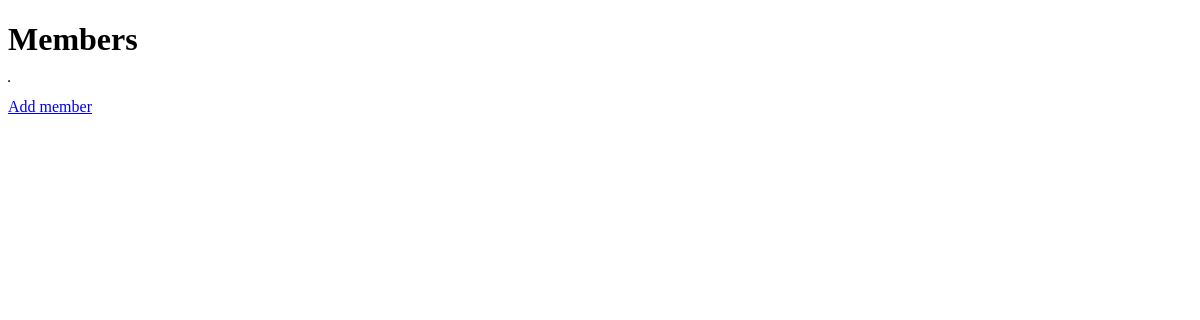
Page /members/ on the earlier database version.
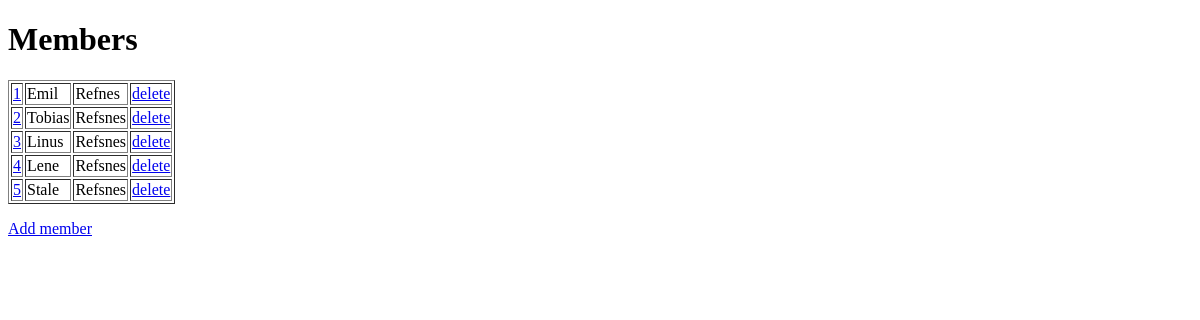
Same page on the later database version.
### members/models.py (models this page shows)
class Members(models.Model):
    firstname = models.CharField(max_length=255)
    lastname = models.CharField(max_length=255)

### members/views.py (the view)
# urls.py: path('',views.index, name='index'),
def index(request):
    mymembers = Members.objects.all().values()
    context = {'mymembers': mymembers}
    return render(request, 'members/index.html', context=context)

### members/templates/members/index.html (shortened to what this page needs)
<!DOCTYPE html>
<html lang="en">
<head>
</head>
<body>
    <h1>Members</h1>
    <table border="1">
    {% for x in mymembers %}
        <tr>
            <td><a href="update/{{ x.id }}">{{ x.id }}</a></td>
            <td>{{ x.firstname }}</td>
            <td>{{ x.lastname }}</td>
            <td><a href="delete/{{ x.id }}">delete</a></td>
        </tr>
    {% endfor %}
    </table>
    <p>
        <a href="add/">Add member</a>
    </p>
</body>
</html>

Differences in the rows shown:
added Members: id "1", firstname "Emil", lastname "Refnes"
added Members: id "2", firstname "Tobias", lastname "Refsnes"
added Members: id "3", firstname "Linus", lastname "Refsnes"
added Members: id "4", firstname "Lene", lastname "Refsnes"
added Members: id "5", firstname "Stale", lastname "Refsnes"
